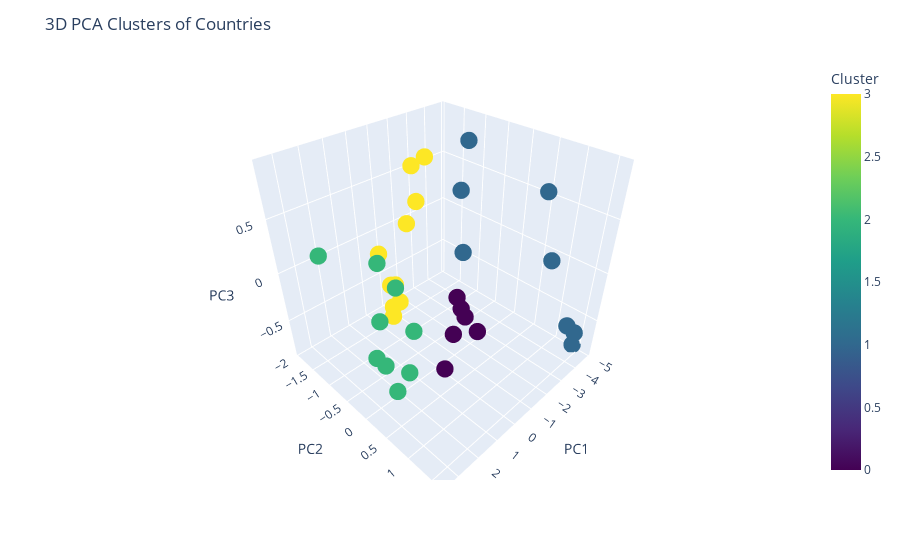

Source (notebook cell):
### Code cell
pca = PCA(n_components=3)
X_pca = pca.fit_transform(X_scaled)

# Add PCA results to dataframe
df_pca = country2.copy()
df_pca['PC1'] = X_pca[:, 0]
df_pca['PC2'] = X_pca[:, 1]
df_pca['PC3'] = X_pca[:, 2]

# Plot 3D scatter with Plotly
fig = px.scatter_3d(
    df_pca,
    x='PC1', y='PC2', z='PC3',
    color='Cluster',   # Cluster column from k-means
    hover_name='Country',  # So when you hover, it shows country name
    color_continuous_scale='Viridis'
)

fig.update_traces(marker=dict(size=6, line=dict(width=0)))
fig.update_layout(title='3D PCA Clusters of Countries')
fig.show()

### Figure 1 — Plotly figure (JSON) as saved in the notebook; plotly's stock layout.template omitted (floating-point values rounded to 4 significant figures)
{"data": [{"hovertemplate": "<b>%{hovertext}</b><br><br>PC1=%{x}<br>PC2=%{y}<br>PC3=%{z}<br>Cluster=%{marker.color}<extra></extra>", "hovertext": ["Pakistan", "Pakistan", "Pakistan", "Pakistan", "Pakistan", "Pakistan", "Pakistan", "Pakistan", "Pakistan", "Pakistan", "Pakistan", "Pakistan", "Pakistan", "Pakistan", "Pakistan", "Pakistan", "Pakistan", "Pakistan", "Pakistan", "Pakistan", "Pakistan", "Pakistan", "Pakistan", "Pakistan", "Pakistan", "Pakistan", "Pakistan", "Pakistan", "Pakistan", "Pakistan", "Pakistan", "Pakistan", "Pakistan"], "legendgroup": "", "marker": {"color": [2, 2, 2, 2, 2, 2, 2, 2, 2, 0, 0, 0, 0, 0, 0, 3, 3, 3, 3, 3, 3, 3, 3, 3, 3, 1, 1, 1, 1, 1, 1, 1, 1], "coloraxis": "coloraxis", "line": {"width": 0}, "size": 6, "symbol": "circle"}, "mode": "markers", "name": "", "scene": "scene", "showlegend": false, "type": "scatter3d", "x": [3.369, 3.458, 3.314, 3.151, 2.932, 2.481, 2.499, 2.3, 2.094, 1.691, 1.308, 1.214, 0.9655, 0.6223, 0.04038, 0.1926, -0.233, -0.5982, -0.4579, -0.2995, -0.2379, -0.8385, -0.9784, -0.9594, -1.32, -1.711, -2.445, -3.279, -3.277, -3.057, -3.274, -3.827, -4.838], "y": [0.7718, 0.5027, 0.3653, 0.1117, 0.1861, 0.6285, 0.1844, 0.4005, -1.92, 0.887, 0.8908, 1.064, 0.8935, 0.6753, 0.875, -1.339, -1.167, -1.487, -1.184, -1.304, -1.305, -1.088, -0.8992, -0.9746, -0.8326, 1.319, 1.329, -0.742, -0.8247, -0.5965, 1.571, 1.605, 1.401], "z": [0.5734, 0.6936, 0.1776, -0.2751, -0.3605, 0.06405, -0.714, -0.4529, 0.03551, -0.3266, -0.04052, 0.1607, 0.1505, 0.1479, -0.1924, 0.0007262, -0.3293, -0.8393, -0.556, -0.6309, -0.3704, 0.2622, 0.4929, 0.7886, 0.8591, 0.9164, 0.3064, -0.1865, 0.4334, 0.9216, -0.3597, -0.5009, -0.8493]}], "layout": {"coloraxis": {"colorbar": {"title": {"text": "Cluster"}}, "colorscale": [[0, "#440154"], [0.1111, "#482878"], [0.2222, "#3e4989"], [0.3333, "#31688e"], [0.4444, "#26828e"], [0.5556, "#1f9e89"], [0.6667, "#35b779"], [0.7778, "#6ece58"], [0.8889, "#b5de2b"], [1, "#fde725"]]}, "legend": {"tracegroupgap": 0}, "margin": {"t": 60}, "scene": {"domain": {"x": [0, 1], "y": [0, 1]}, "xaxis": {"title": {"text": "PC1"}}, "yaxis": {"title": {"text": "PC2"}}, "zaxis": {"title": {"text": "PC3"}}}, "title": {"text": "3D PCA Clusters of Countries"}}}
